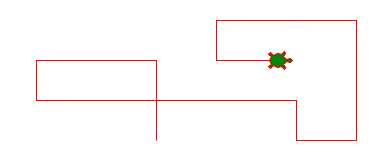

This figure's Python source:
# controlling two turtles
import turtle

x = 0
y = 0
d = 20

def up():
    global y
    y = y + d
    turtle.setposition(x, y)

def down():
    global y
    y = y - d
    turtle.setposition(x, y)

def left():
    global x
    x = x - d
    turtle.setposition(x, y)

def right():
    global x
    x = x + d
    turtle.setposition(x, y)

turtle.onkey(up, 'Up')
turtle.onkey(down, 'Down')
turtle.onkey(left, 'Left')
turtle.onkey(right, 'Right')

turtle.listen()
turtle.forward(0)
turtle.done()
